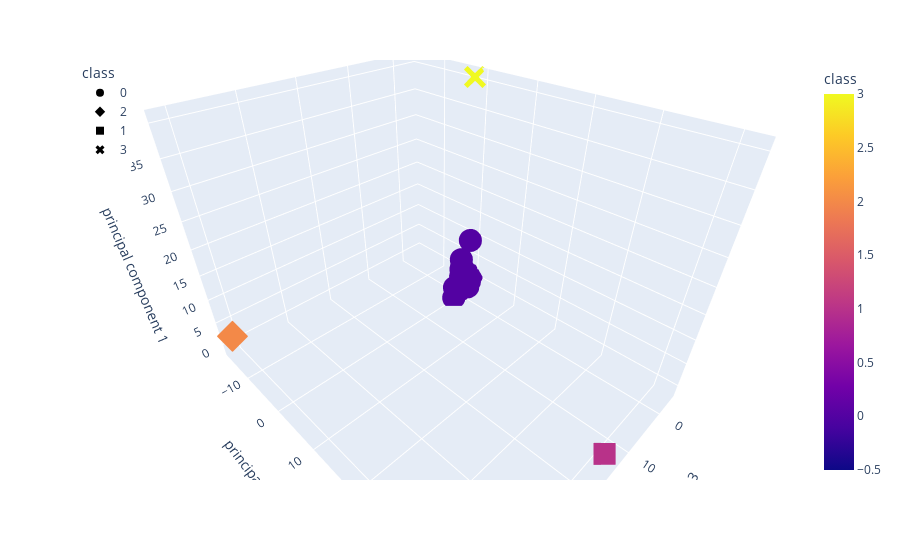

Notebook code for this chart:
### Markdown cell above
### Visualizing Results

#### 3D-Scatter with Clusters

### Code cell
# Create a 3D-Scatter with the PCA data and the clusters
fig = px.scatter_3d(
    crypto_df_pca,
    x="principal component 3",
    y="principal component 2",
    z="principal component 1",
    color="class",
    symbol="class",
    width=800,
)
fig.update_layout(legend=dict(x=0, y=1))
fig.show()

### Figure 1 — Plotly figure (JSON) as saved in the notebook; plotly's stock layout.template omitted (floating-point values rounded to 4 significant figures; data arrays with more than 128 entries replaced by an {"elided": "..."} marker saying what was removed)
{"data": [{"hovertemplate": "class=%{marker.color}<br>principal component 3=%{x}<br>principal component 2=%{y}<br>principal component 1=%{z}<extra></extra>", "legendgroup": "0", "marker": {"color": {"elided": "682 int values"}, "coloraxis": "coloraxis", "symbol": "circle"}, "mode": "markers", "name": "0", "scene": "scene", "showlegend": true, "type": "scatter3d", "x": {"elided": "682 float values"}, "y": {"elided": "682 float values"}, "z": {"elided": "682 float values"}}, {"hovertemplate": "class=%{marker.color}<br>principal component 3=%{x}<br>principal component 2=%{y}<br>principal component 1=%{z}<extra></extra>", "legendgroup": "2", "marker": {"color": [2], "coloraxis": "coloraxis", "symbol": "diamond"}, "mode": "markers", "name": "2", "scene": "scene", "showlegend": true, "type": "scatter3d", "x": [41.27], "y": [-16.19], "z": [2.254]}, {"hovertemplate": "class=%{marker.color}<br>principal component 3=%{x}<br>principal component 2=%{y}<br>principal component 1=%{z}<extra></extra>", "legendgroup": "1", "marker": {"color": [1], "coloraxis": "coloraxis", "symbol": "square"}, "mode": "markers", "name": "1", "scene": "scene", "showlegend": true, "type": "scatter3d", "x": [14.78], "y": [41.6], "z": [0.1722]}, {"hovertemplate": "class=%{marker.color}<br>principal component 3=%{x}<br>principal component 2=%{y}<br>principal component 1=%{z}<extra></extra>", "legendgroup": "3", "marker": {"color": [3], "coloraxis": "coloraxis", "symbol": "x"}, "mode": "markers", "name": "3", "scene": "scene", "showlegend": true, "type": "scatter3d", "x": [-3.734], "y": [-1.642], "z": [40.44]}], "layout": {"autosize": true, "coloraxis": {"colorbar": {"title": {"text": "class"}}, "colorscale": [[0, "#0d0887"], [0.1111, "#46039f"], [0.2222, "#7201a8"], [0.3333, "#9c179e"], [0.4444, "#bd3786"], [0.5556, "#d8576b"], [0.6667, "#ed7953"], [0.7778, "#fb9f3a"], [0.8889, "#fdca26"], [1, "#f0f921"]]}, "legend": {"title": {"text": "class"}, "tracegroupgap": 0, "x": 0, "y": 1}, "margin": {"t": 60}, "scene": {"aspectmode": "auto", "aspectratio": {"x": 0.9436, "y": 1.211, "z": 0.8748}, "camera": {"center": {"x": 0, "y": 0, "z": 0}, "eye": {"x": 0.8544, "y": 0.8544, "z": 0.8544}, "projection": {"type": "perspective"}, "up": {"x": 0, "y": 0, "z": 1}}, "domain": {"x": [0, 1], "y": [0, 1]}, "xaxis": {"title": {"text": "principal component 3"}, "type": "linear"}, "yaxis": {"title": {"text": "principal component 2"}, "type": "linear"}, "zaxis": {"title": {"text": "principal component 1"}, "type": "linear"}}}}
